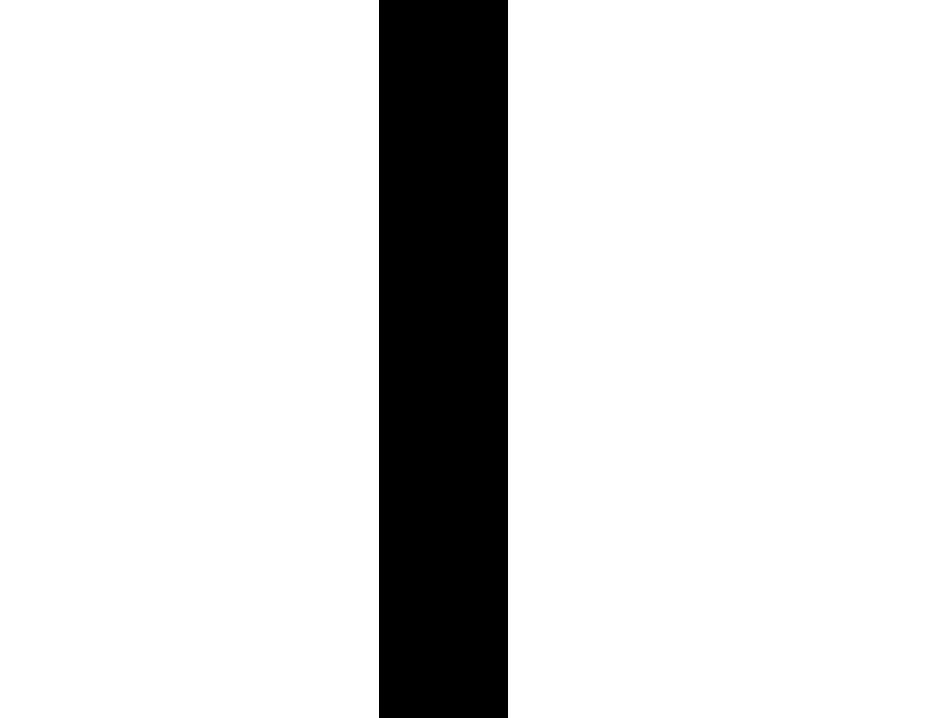
#> input picture Python/Tests/test_images/01.png, 944 x 718 px; its folder holds only this picture in this run
$ python line_following_images.py
#> lines starting #> are read from the running program, lines starting #| are printed output that depends on the picture; after the words box and inside, x2 and y2 are one past the last pixel; in counts of white or black regions, pixels touching at a corner belong together
#> further down, img is the input picture: shape (718, 944, 3); 86.3% white; 1 black region, box (x1, y1, x2, y2) and area: (379, 0, 508, 718) 92622
import cv2
import os
import glob
import numpy as np

CARPETA = "Python/Tests/test_images"

showText = True;
showCuadros = True;

THRESHOLD_BLACK = 80 #Umbral para detectar la línea negra
LOWER_GREEN = np.array([35, 60, 60]) #HSV para detectar verde
UPPER_GREEN = np.array([85, 255, 255])

TOP_RATIO = 0.80 #Parte inferior de la imagen
GREEN_THRESHOLD = 500 # Mínimo de px verdes para considerar detección

files = sorted(glob.glob(os.path.join(CARPETA, "*.png")))

if len(files) == 0:
    print("No se encontraron imágenes en:", CARPETA)
    exit()

index = 0

def process_image(img):
    # Convertir a escala de grises y binarizar
    gray = cv2.cvtColor(img, cv2.COLOR_BGR2GRAY)

    _, thresh = cv2.threshold(
        gray,
        THRESHOLD_BLACK,
        255,
        cv2.THRESH_BINARY_INV
    )

    # Máscara para color verde
    hsv = cv2.cvtColor(img, cv2.COLOR_BGR2HSV)
#> hsv: shape (718, 944, 3); mean H, S, V 0, 0, 220.2
    green_mask = cv2.inRange(hsv, LOWER_GREEN, UPPER_GREEN)
#> green_mask: shape (718, 944); every value is 0

    h, w = thresh.shape
    y_top = int(h * TOP_RATIO)

    interseccion = False
    fin_linea = False
    curva_fuerte = False
    cuadro_naranja = False

    left_value = 0
    right_value = 0

    # Buscar contornos
    contours, _ = cv2.findContours(
        thresh,
        cv2.RETR_EXTERNAL,
        cv2.CHAIN_APPROX_SIMPLE
    )
#> contours = [[[379, 0], [379, 717], [507, 717], [507, 0]]]

    if len(contours) == 0:
        fin_linea = True

    else:
        # Contorno más grande
        c = max(contours, key=cv2.contourArea)
#> c = [[379, 0], [379, 717], [507, 717], [507, 0]]

        # Centro del contorno
        M = cv2.moments(c)
#> M = moments, m00 91776, centre m10/m00, m01/m00 = (443, 358.5)

        if M["m00"] != 0:
            cx = int(M["m10"] / M["m00"])
#> cx = 443
            cy = int(M["m01"] / M["m00"])
#> cy = 358
            cv2.circle(img, (cx, cy), 6, (0, 0, 255), -1)
#> img: shape (718, 944, 3); 0.02% of pixels changed, all inside (x1, y1, x2, y2) = (437, 352, 450, 365)

        # Dibujar contorno en máscara
        contour_mask = np.zeros((h, w), dtype=np.uint8)
        cv2.drawContours(contour_mask, [c], -1, 255, 3)
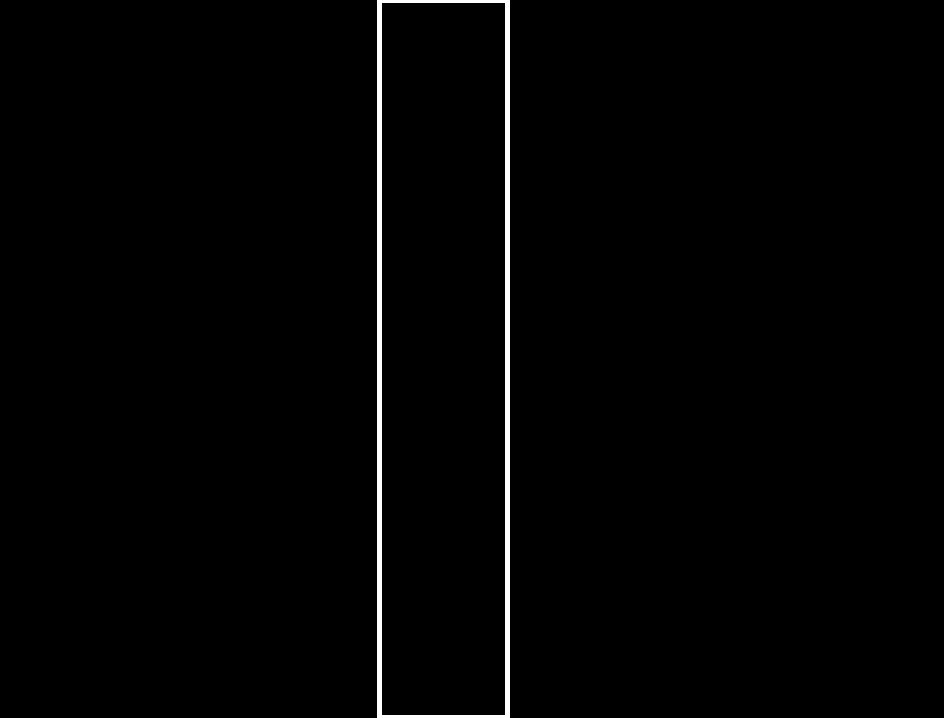
#> contour_mask: shape (718, 944); 1.2% white; 1 white region, box (x1, y1, x2, y2) and area: (377, 0, 510, 718) 7918

        ys, xs = np.where(contour_mask > 0)
#> ys = 7918 values from 0 to 717; xs = 7918 values, max 509 at index 132, min 377 at index 0, mean 443

        # Pintar contorno
        for y, x in zip(ys, xs):
            if y < y_top:
                img[y, x] = (222, 0, 0)
            else:
                img[y, x] = (255, 255, 0)
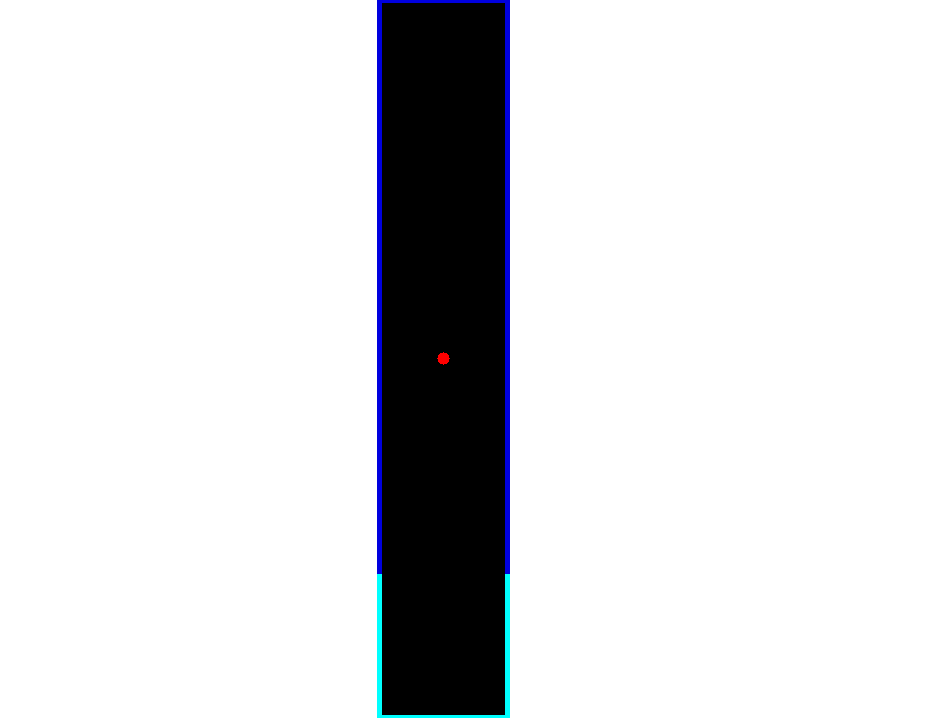
#> img: shape (718, 944, 3); mean of channels 0, 1, 2 221.8, 219.8, 219.1; drawn as B, G, R

        # Parte inferior
        mask_bottom = ys >= y_top
        xs_bot = xs[mask_bottom]
#> xs_bot = 1809 values, max 509 at index 9, min 377 at index 0, mean 443
        ys_bot = ys[mask_bottom]
#> ys_bot = 1809 values from 574 to 717

        if len(xs_bot) <= 5:
            fin_linea = True

        else:
            cuadro_naranja = True

            x_min = np.min(xs_bot)
#> x_min = 377
            x_max = np.max(xs_bot)
#> x_max = 509
            y_min = np.min(ys_bot)
#> y_min = 574
            y_max = np.max(ys_bot)
#> y_max = 717

            expand = 10

            x1 = max(0, x_min - expand)
#> x1 = 367
            y1 = max(0, y_min)
#> y1 = 574
            x2 = min(w - 1, x_max + expand)
#> x2 = 519
            y2 = min(h - 1, y_max)
#> y2 = 717

            if(showCuadros):
                # Líneas verticales
                cv2.line(img, (x1, 0), (x1, h), (0, 100, 255), 2)
                cv2.line(img, (x2, 0), (x2, h), (0, 100, 255), 2)

                # Rectángulo naranja
                cv2.rectangle(
                    img,
                    (x1, y1),
                    (x2, y2),
                    (0, 185, 255),
                    2
                )

            # Detectar intersección
            margen = 40

            izquierda = np.sum(xs < x1 - margen)
#> izquierda = 0
            derecha = np.sum(xs > x2 + margen)
#> derecha = 0

            if izquierda > 300 and derecha > 300:
                interseccion = True

                puntos_laterales = (
                    (xs < x1 - margen) |
                    (xs > x2 + margen)
                )

                ys_laterales = ys[puntos_laterales]

                if len(ys_laterales) > 0:
                    y_barra = np.max(ys_laterales)

                    box_width = 120
                    box_height = 120

                    separacion_y = -1
                    separacion_x = 50

                    gy1 = min(h - 1, y_barra + separacion_y)
                    gy2 = min(h - 1, gy1 + box_height)

                    # Cuadro izquierdo
                    gx1_left = max(
                        0,
                        x1 - box_width // 2 - separacion_x
                    )
                    gx2_left = min(
                        w - 1,
                        x1 + box_width // 2 - separacion_x
                    )

                    # Cuadro derecho
                    gx1_right = max(
                        0,
                        x2 - box_width // 2 + separacion_x
                    )
                    gx2_right = min(
                        w - 1,
                        x2 + box_width // 2 + separacion_x
                    )

                    if(showCuadros):
                        # Dibujar cuadros verdes
                        cv2.rectangle(
                            img,
                            (gx1_left, gy1),
                            (gx2_left, gy2),
                            (0, 255, 0),
                            2
                        )

                        cv2.rectangle(
                            img,
                            (gx1_right, gy1),
                            (gx2_right, gy2),
                            (0, 255, 0),
                            2
                        )

                    # Detectar verde en los cuadros
                    roi_green_left = green_mask[
                        gy1:gy2,
                        gx1_left:gx2_left
                    ]

                    roi_green_right = green_mask[
                        gy1:gy2,
                        gx1_right:gx2_right
                    ]

                    green_left = cv2.countNonZero(roi_green_left)
                    green_right = cv2.countNonZero(roi_green_right)

                    left_value = (
                        1 if green_left > GREEN_THRESHOLD else 0
                    )

                    right_value = (
                        1 if green_right > GREEN_THRESHOLD else 0
                    )

                    # Mostrar 1 o 0 en pantalla
                    if(showText):
                        cv2.putText(
                            img,
                            f"L:{left_value} R:{right_value}",
                            (20, 113),
                            cv2.FONT_HERSHEY_SIMPLEX,
                            0.7,
                            (0, 255, 0),
                            2
                        )

            # Cuadro morado superior(Para cuando es todo blanco)
            MARGEN = 60

            alto_box = y_max - y_min
#> alto_box = 143
            top_morado = max(
                MARGEN,
                y_min - int(alto_box * 0.15)
            )
#> top_morado = 553

            if(showCuadros):
                cv2.rectangle(
                    img,
                    (MARGEN, MARGEN),
                    (w - MARGEN, top_morado),
                    (255, 0, 157),
                    2
                )
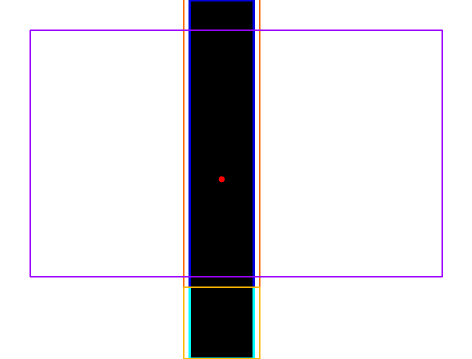
#> img: shape (718, 944, 3) (shown at 1/2 size); mean of channels 0, 1, 2 220.3, 216.3, 218.5; drawn as B, G, R

            # Revisar si hay línea en cuadro morado
            if top_morado > MARGEN:
                region = thresh[
                    MARGEN:top_morado,
                    MARGEN:w - MARGEN
                ]
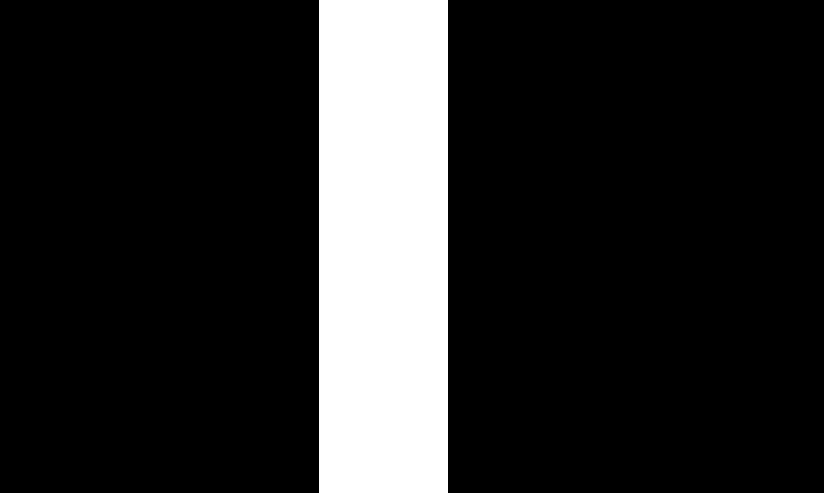
#> region: shape (493, 824); 15.7% white; 1 white region, box (x1, y1, x2, y2) and area: (319, 0, 448, 493) 63597

                pixeles_negros = cv2.countNonZero(region)
#> pixeles_negros = 63597

                area = (
                    (top_morado - MARGEN)
                    * (w - 2 * MARGEN)
                )
#> area = 406232

                ratio = pixeles_negros / area if area > 0 else 0
#> ratio = 0.157
            else:
                ratio = 0

            # Fin de línea o curva fuerte
            if ratio < 0.10:
                cx_bottom = int(np.mean(xs_bot))
                tercio = w // 3

                if tercio <= cx_bottom < 2 * tercio:
                    fin_linea = True
                else:
                    curva_fuerte = True

    # ESTADO FINAL
    if not cuadro_naranja:
        texto = "TODO BLANCO"
    elif interseccion:
        texto = "INTERSECCION"
    elif fin_linea:
        texto = "FIN DE LINEA"
    elif curva_fuerte:
        texto = "CURVA FUERTE"
    else:
        texto = "LINEA NORMAL"

    if(showText):
        cv2.putText(
            img,
            texto,
            (20, 80),
            cv2.FONT_HERSHEY_SIMPLEX,
            1,
            (0, 255, 0),
            2
        )
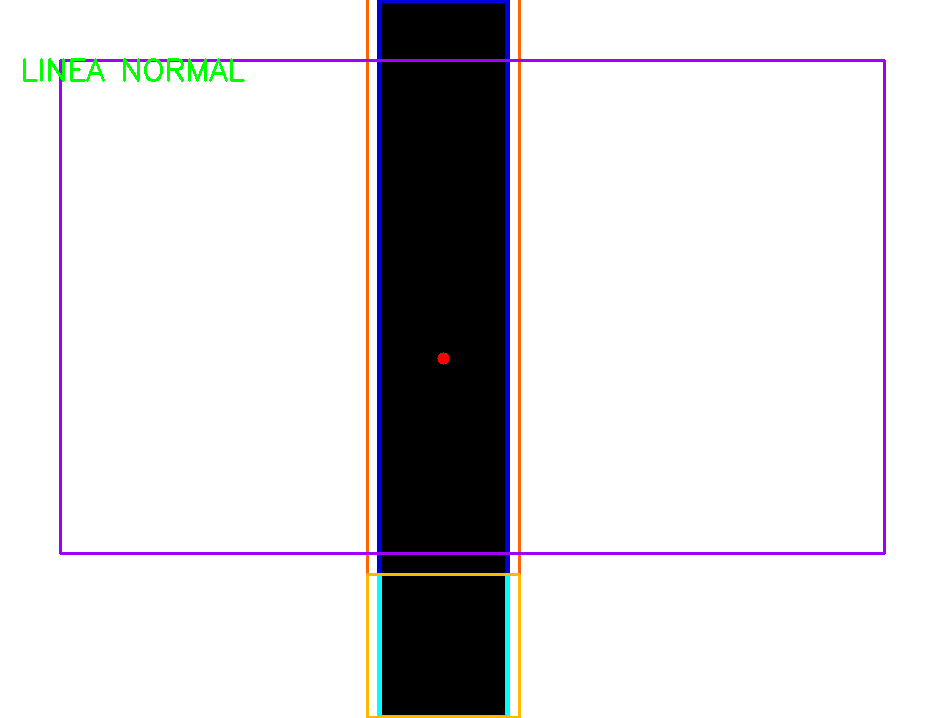
#> img: shape (718, 944, 3); 0.26% of pixels changed, all inside (x1, y1, x2, y2) = (23, 58, 245, 82); drawn as B, G, R

    return img, thresh, green_mask


while True:
    img = cv2.imread(files[index])

    if img is None:
        print("Error cargando:", files[index])
        break

    processed, mask, green_mask = process_image(img.copy())

    if(showText):
        cv2.putText(
            processed,
            f"IMG: {index + 1}/{len(files)}",
            (20, 40),
            cv2.FONT_HERSHEY_SIMPLEX,
            1,
            (33, 49, 231),
            2
        )
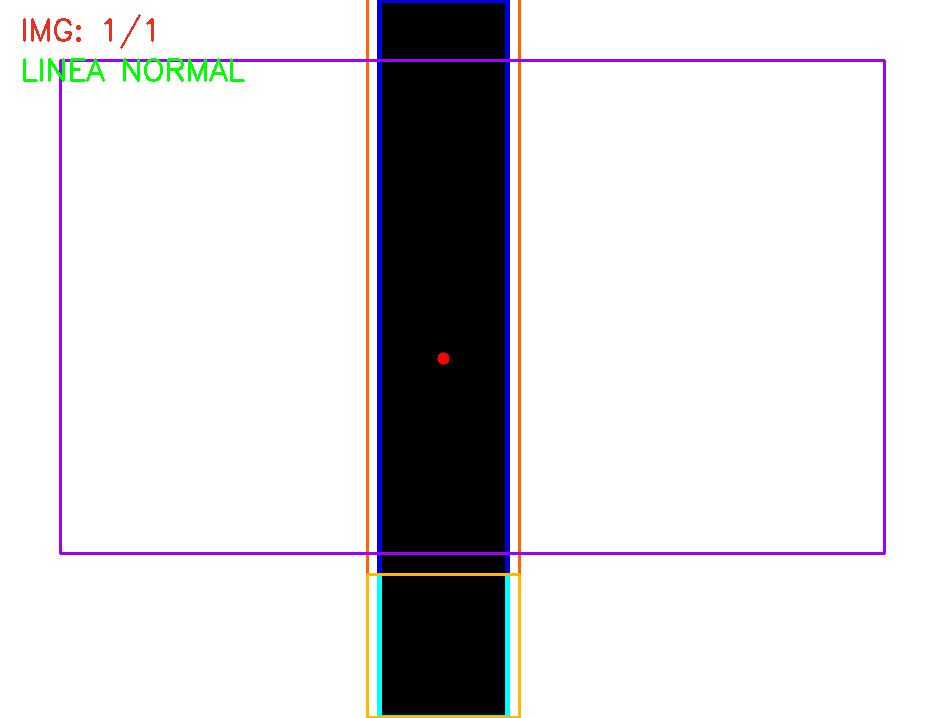
#> processed: shape (718, 944, 3); 0.11% of pixels changed, all inside (x1, y1, x2, y2) = (23, 14, 154, 49); drawn as B, G, R

    cv2.imshow("Robot View", processed)
    cv2.imshow("Mask B/N", mask)
    cv2.imshow("Green Mask", green_mask)

    # 2 = siguiente
    # 1 = anterior
    # q = salir
    key = cv2.waitKey(0) & 0xFF
#> (key q is pressed here)

    if key == ord('2'):
        index = min(index + 1, len(files) - 1)

    elif key == ord('1'):
        index = max(index - 1, 0)

    elif key == ord('q'):
        break

cv2.destroyAllWindows()

$ run again, on Python/Tests/test_images/05.png
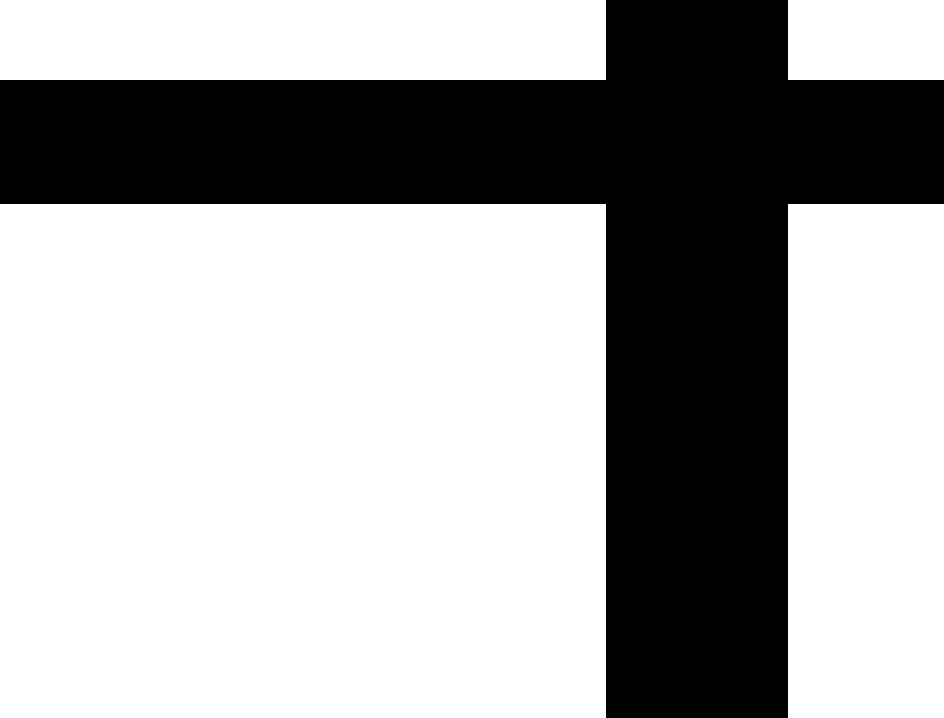
#> input picture Python/Tests/test_images/05.png, 944 x 718 px
#> img is the input picture: shape (718, 944, 3); 66.8% white; 1 black region, box (x1, y1, x2, y2) and area: (0, 0, 944, 718) 225164
#> thresh: shape (718, 944); 33.2% white; 1 white region
#> hsv: shape (718, 944, 3); mean H, S, V 0, 0, 170.3
#> green_mask: shape (718, 944); every value is 0
#> contours = 1 contour; box (x1, y1, x2, y2) and area: (0, 0, 944, 718) 223505
#> c = contour of 16 points, box (x1, y1, x2, y2) (0, 0, 944, 718), area 223505
#> M = moments, m00 223505, centre m10/m00, m01/m00 = (579.7, 267.5)
#> cx = 579
#> cy = 267
#> contour_mask: shape (718, 944); 2.3% white; 1 white region, box (x1, y1, x2, y2) and area: (0, 0, 944, 718) 15320
#> ys = 15320 values from 0 to 717; xs = 15320 values, max 943 at index 2075, min 0 at index 1308, mean 547.5
#> after the loop in process_image, `for y, x in zip(ys, xs):`:
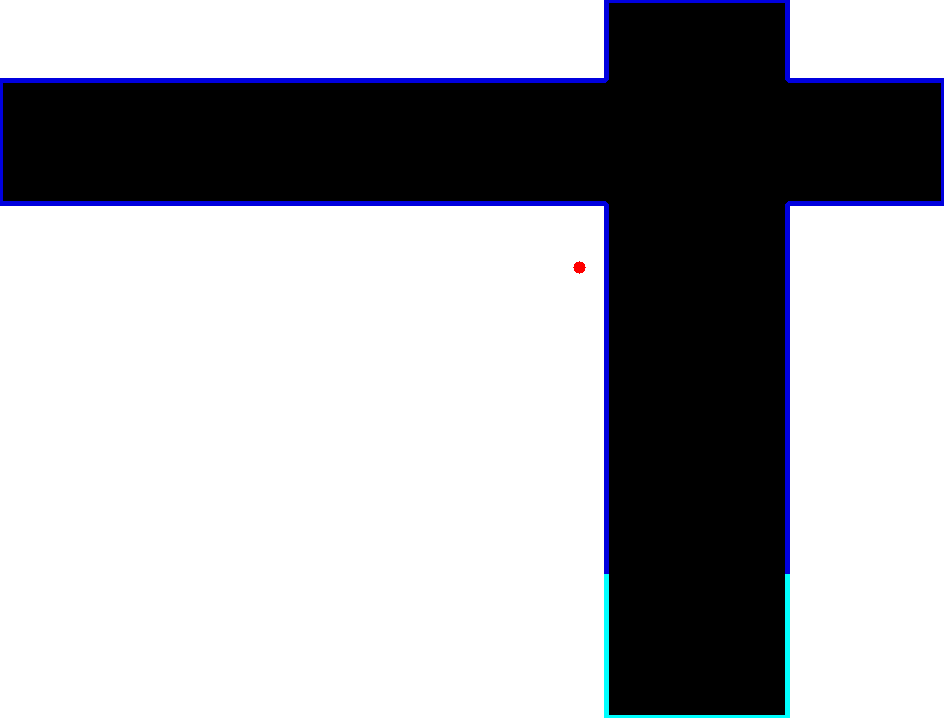
#> img: shape (718, 944, 3); mean of channels 0, 1, 2 173.3, 169, 168.3; drawn as B, G, R
#> xs_bot = 1968 values, max 789 at index 9, min 604 at index 0, mean 696.5
#> ys_bot = 1968 values from 574 to 717
#> x_min = 604
#> x_max = 789
#> y_min = 574
#> y_max = 717
#> x1 = 594
#> y1 = 574
#> x2 = 799
#> y2 = 717
#> izquierda = 5894
#> derecha = 1394
#> ys_laterales = 7288 values from 78 to 205
#> y_barra = 205
#> gy1 = 204
#> gy2 = 324
#> gx1_left = 484
#> gx2_left = 604
#> gx1_right = 789
#> gx2_right = 909
#> roi_green_left: shape (120, 120); every value is 0
#> green_left = 0
#> alto_box = 143
#> top_morado = 553
#> region: shape (493, 824); 41.7% white; 1 white region, box (x1, y1, x2, y2) and area: (0, 0, 824, 493) 169334
#> pixeles_negros = 169334
#> area = 406232
#> ratio = 0.417
#> `cv2.putText( processed, f"IMG: {index + 1}/{len(files)}", (20, 40), cv..`:
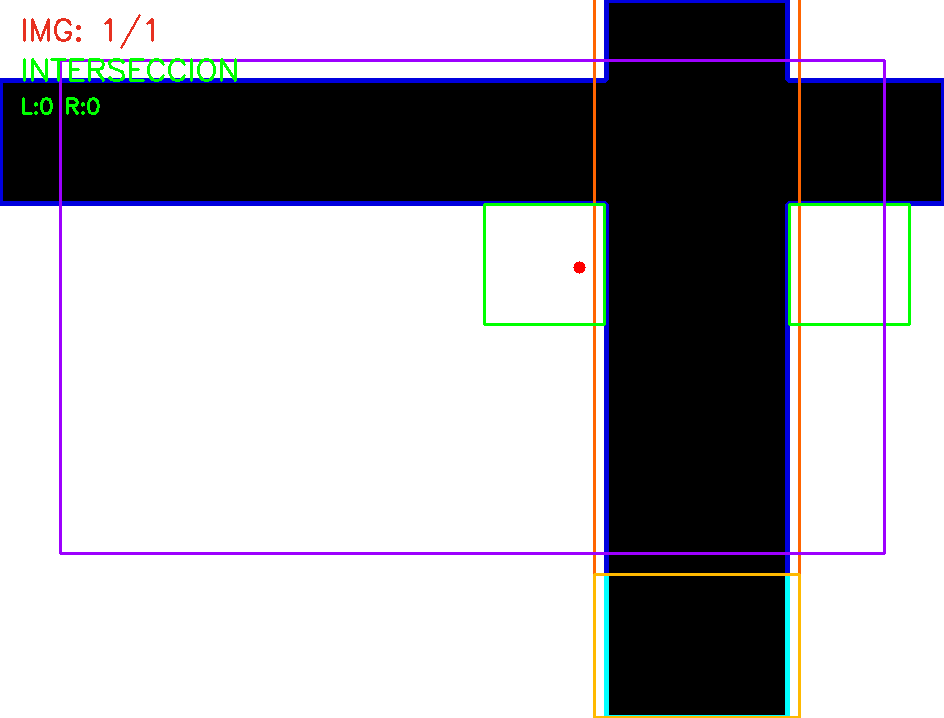
#> processed: shape (718, 944, 3); mean of channels 0, 1, 2 170.6, 166.9, 167.3; drawn as B, G, R
